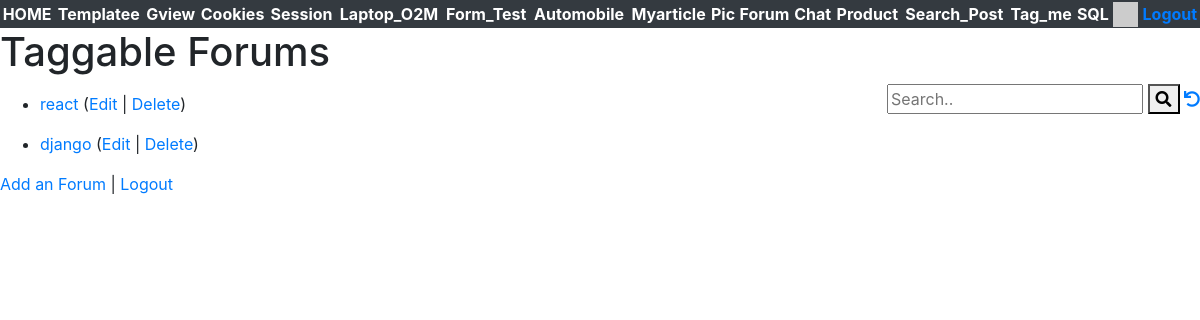
The app's page /tagme/ (signed in) with its own data.
### forum_tagme/models.py (models this page shows, shortened)
class Forum(models.Model) :
    title = models.CharField(
            max_length=200,
            validators=[MinLengthValidator(5, "Title must be greater than 5 characters")]
    )
    text = models.TextField()
    tags = TaggableManager(blank=True)
    owner = models.ForeignKey(settings.AUTH_USER_MODEL,
        on_delete=models.CASCADE, related_name='tagme_owner')
    comments = models.ManyToManyField(settings.AUTH_USER_MODEL,
        through='Comment', related_name='tagme_comments')
    created_at = models.DateTimeField(auto_now_add=True)
    updated_at = models.DateTimeField(auto_now=True)

### forum_tagme/views.py (the view)
# urls.py: path('', views.ForumListView.as_view(), name='all'),
class ForumListView(OwnerListView):
    template_name = "tagme/list.html"
    def get(self, request) :
        strval =  request.GET.get("search", False)
        if strval :
            query = Q(title__icontains=strval)
            query.add(Q(text__icontains=strval), Q.OR)
            query.add(Q(tags__name__in=[strval]), Q.OR)
            objects = Forum.objects.filter(query).select_related().distinct().order_by('-updated_at')[:10]
        else :
            objects = Forum.objects.all().order_by('-updated_at')[:10]
        for obj in objects:
            obj.natural_updated = naturaltime(obj.updated_at)
        ctx = {'forum_list' : objects, 'search': strval}
        retval = render(request, self.template_name, ctx)
        return retval

### home/context_processors.py (called while the page is built)
def settings(request):
    return {
        'settings': django_settings,
    }

### home/templatetags/app_tags.py (called while the page is built)
@register.filter(name='gravatar')
def gravatar(user, size=35):
    email = str(user.email.strip().lower()).encode('utf-8')
    email_hash = md5(email).hexdigest()
    url = "//www.gravatar.com/avatar/{0}?s={1}&d=identicon&r=PG"
    return url.format(email_hash, size)

### forum_tagme/templates/tagme/list.html (shortened to what this page needs)
{% extends "base_bootstrap.html" %}
{% block content %}
<h1>Taggable Forums</h1>
<div style="float:right">
<form>
  <input type="text" placeholder="Search.." name="search"
  >
  <button type="submit"><i class="fa fa-search"></i></button>
<a href="{% url 'tagme:all' %}"><i class="fa fa-undo"></i></a>
</form>
</div>
<p>
{% if forum_list %}
<ul>
  {% for forum in forum_list %}
    <li>
        <a href="{% url 'tagme:tagme_detail'  forum.id %}">{{ forum.title }}</a>
        {% if forum.owner == user %}
        (<a href="{% url 'tagme:tagme_update' forum.id %}">Edit</a> |
        <a href="{% url 'tagme:tagme_delete' forum.id %}">Delete</a>)
        </p>
        {% endif %}
    </li>
  {% endfor %}
{% else %}
  {% if search %}
  <p>There are no forums that match your search criteria.</p>
  {% else %}
  <p>There are no forums in the database.</p>
  {% endif %}
{% endif %}
<p>
<a href="{% url 'tagme:tagme_create' %}">Add an Forum</a> |
{% if user.is_authenticated %}
<a href="{% url 'logout' %}?next={% url 'tagme:all' %}">Logout</a>
{% else %}
<a href="{% url 'login' %}?next={% url 'tagme:all' %}">Login</a>
{% endif %}
</p>
{% endblock %}

### records on screen
Forum: title "react", shows "Edit"
Forum: title "django", shows "Edit"
